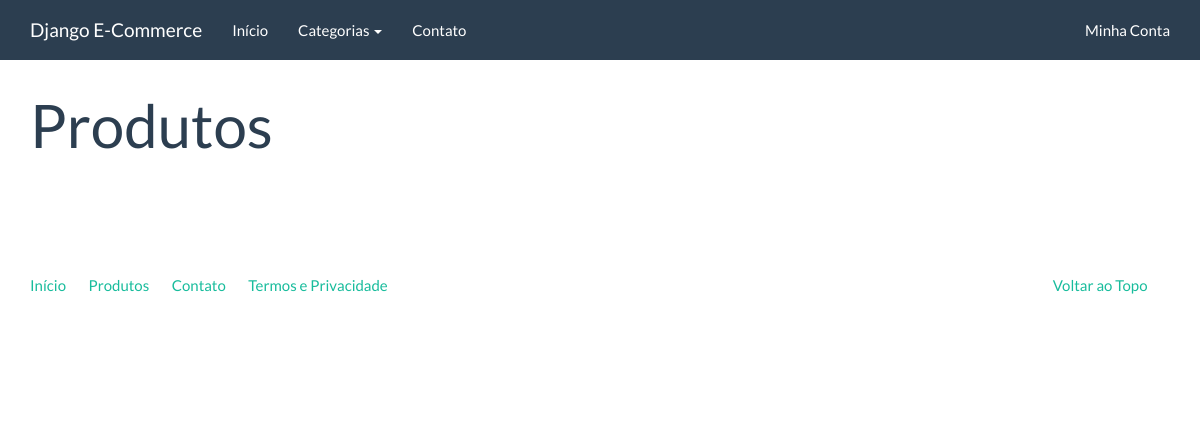
Page /produtos/ on the earlier database version.
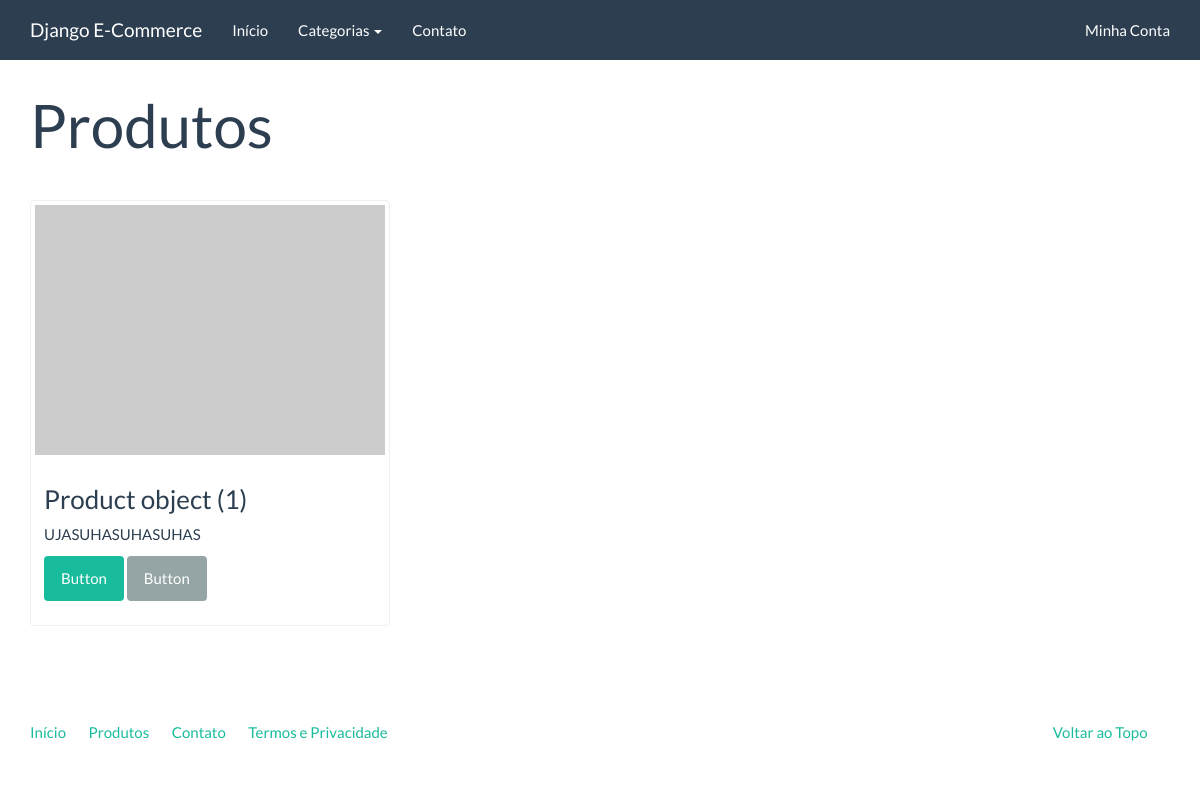
Same page on the later database version.
### catalog/models.py (models this page shows)
class Product(models.Model):
    name = models.CharField('Nome', max_length=100)
    slug = models.SlugField('Identificador', max_length=100)
    category = models.ForeignKey('catalog.Category', verbose_name='Categoria')
    description = models.TextField('Descrição', blank=True)
    price = models.DecimalField('Preço', decimal_places=2, max_digits=8)
    created = models.DateTimeField('Criado em', auto_now_add=True)
    modified = models.DateTimeField('Modificado em', auto_now=True)
    class  Meta:
        verbose_name = 'Produto'
        verbose_name_plural = 'Produtos'
        ordering = ['name']

### catalog/views.py (the view)
def products(request):
    context = {
        'products': Product.objects.all()
    }
    return render(request, 'catalog/products.html', context)

### catalog/context_processors.py (called while the page is built)
def categories(request):
    return{
        'categories': Category.objects.all()
    }

### catalog/models.py (called while the page is built)
    def __str__(self):
        return self.name

### catalog/templates/catalog/products.html (shortened to what this page needs)
{% extends "base.html" %}
{% block container %}
    <div class="page-header">
			<h1>Produtos</h1>
    </div>
    <div class="row">
    {% for Product in products %}
        <div class="col-sm-6 col-md-4">
				<div class="thumbnail">
					<a href="#">
						<img src="http://placehold.it/350x250" alt="" />
					</a>
					<div class="caption">
						<h3>{{  Product }}</h3>
						{{ Product.description|linebreaks }}
						<p><a href="#" class="btn btn-success" role="button">Button</a> <a href="#" class="btn btn-default" role="button">Button</a></p>
					</div>
				</div>
			</div>
    {% endfor %}
    </div>
{% endblock %}

### core/templates/base.html (shortened to what this page needs)
<!DOCTYPE html>
{% load static %}
<html lang="en">
<head>
	<link rel="stylesheet" href="{% static 'assets/bootstrap.min.css' %}" media="screen" />
	<link rel="stylesheet" href="{% static 'assets/custom.min.css' %}" media="screen" />
</head>
<body>
    <div class="navbar navbar-default navbar-fixed-top">
      <div class="container">
        <div class="navbar-header">
          <a href="" class="navbar-brand">Django E-Commerce</a>
        </div>
        <div class="navbar-collapse collapse" id="navbar-main">
          <ul class="nav navbar-nav">
            <li>
              <a href="{% url 'index' %}">Início</a>
            </li>
            <li class="dropdown">
              <a class="dropdown-toggle" data-toggle="dropdown" href="#"
                 id="download">Categorias <span class="caret"></span></a>
            </li>
			<li>
				<a href="{% url 'contact' %}">Contato</a>
			</li>
          </ul>
          <ul class="nav navbar-nav navbar-right">
            <li><a href="#">Minha Conta</a></li>
          </ul>
        </div>
      </div>
    </div>
    <div class="container">
        {% block container %}{% endblock %}
		<footer>
			<div class="row">
			  <div class="col-lg-12">
			    <ul class="list-unstyled">
			      <li class="pull-right"><a href="#top">Voltar ao Topo</a></li>
			      <li><a href="">Início</a></li>
			      <li><a href="">Produtos</a></li>
			      <li><a href="">Contato</a></li>
			      <li><a href="">Termos e Privacidade</a></li>
			    </ul>
			  </div>
			</div>
		</footer>
	</div>
</body>
</html>

Differences in the rows shown:
added Product: id "Product object (1)", description "UJASUHASUHASUHAS"
